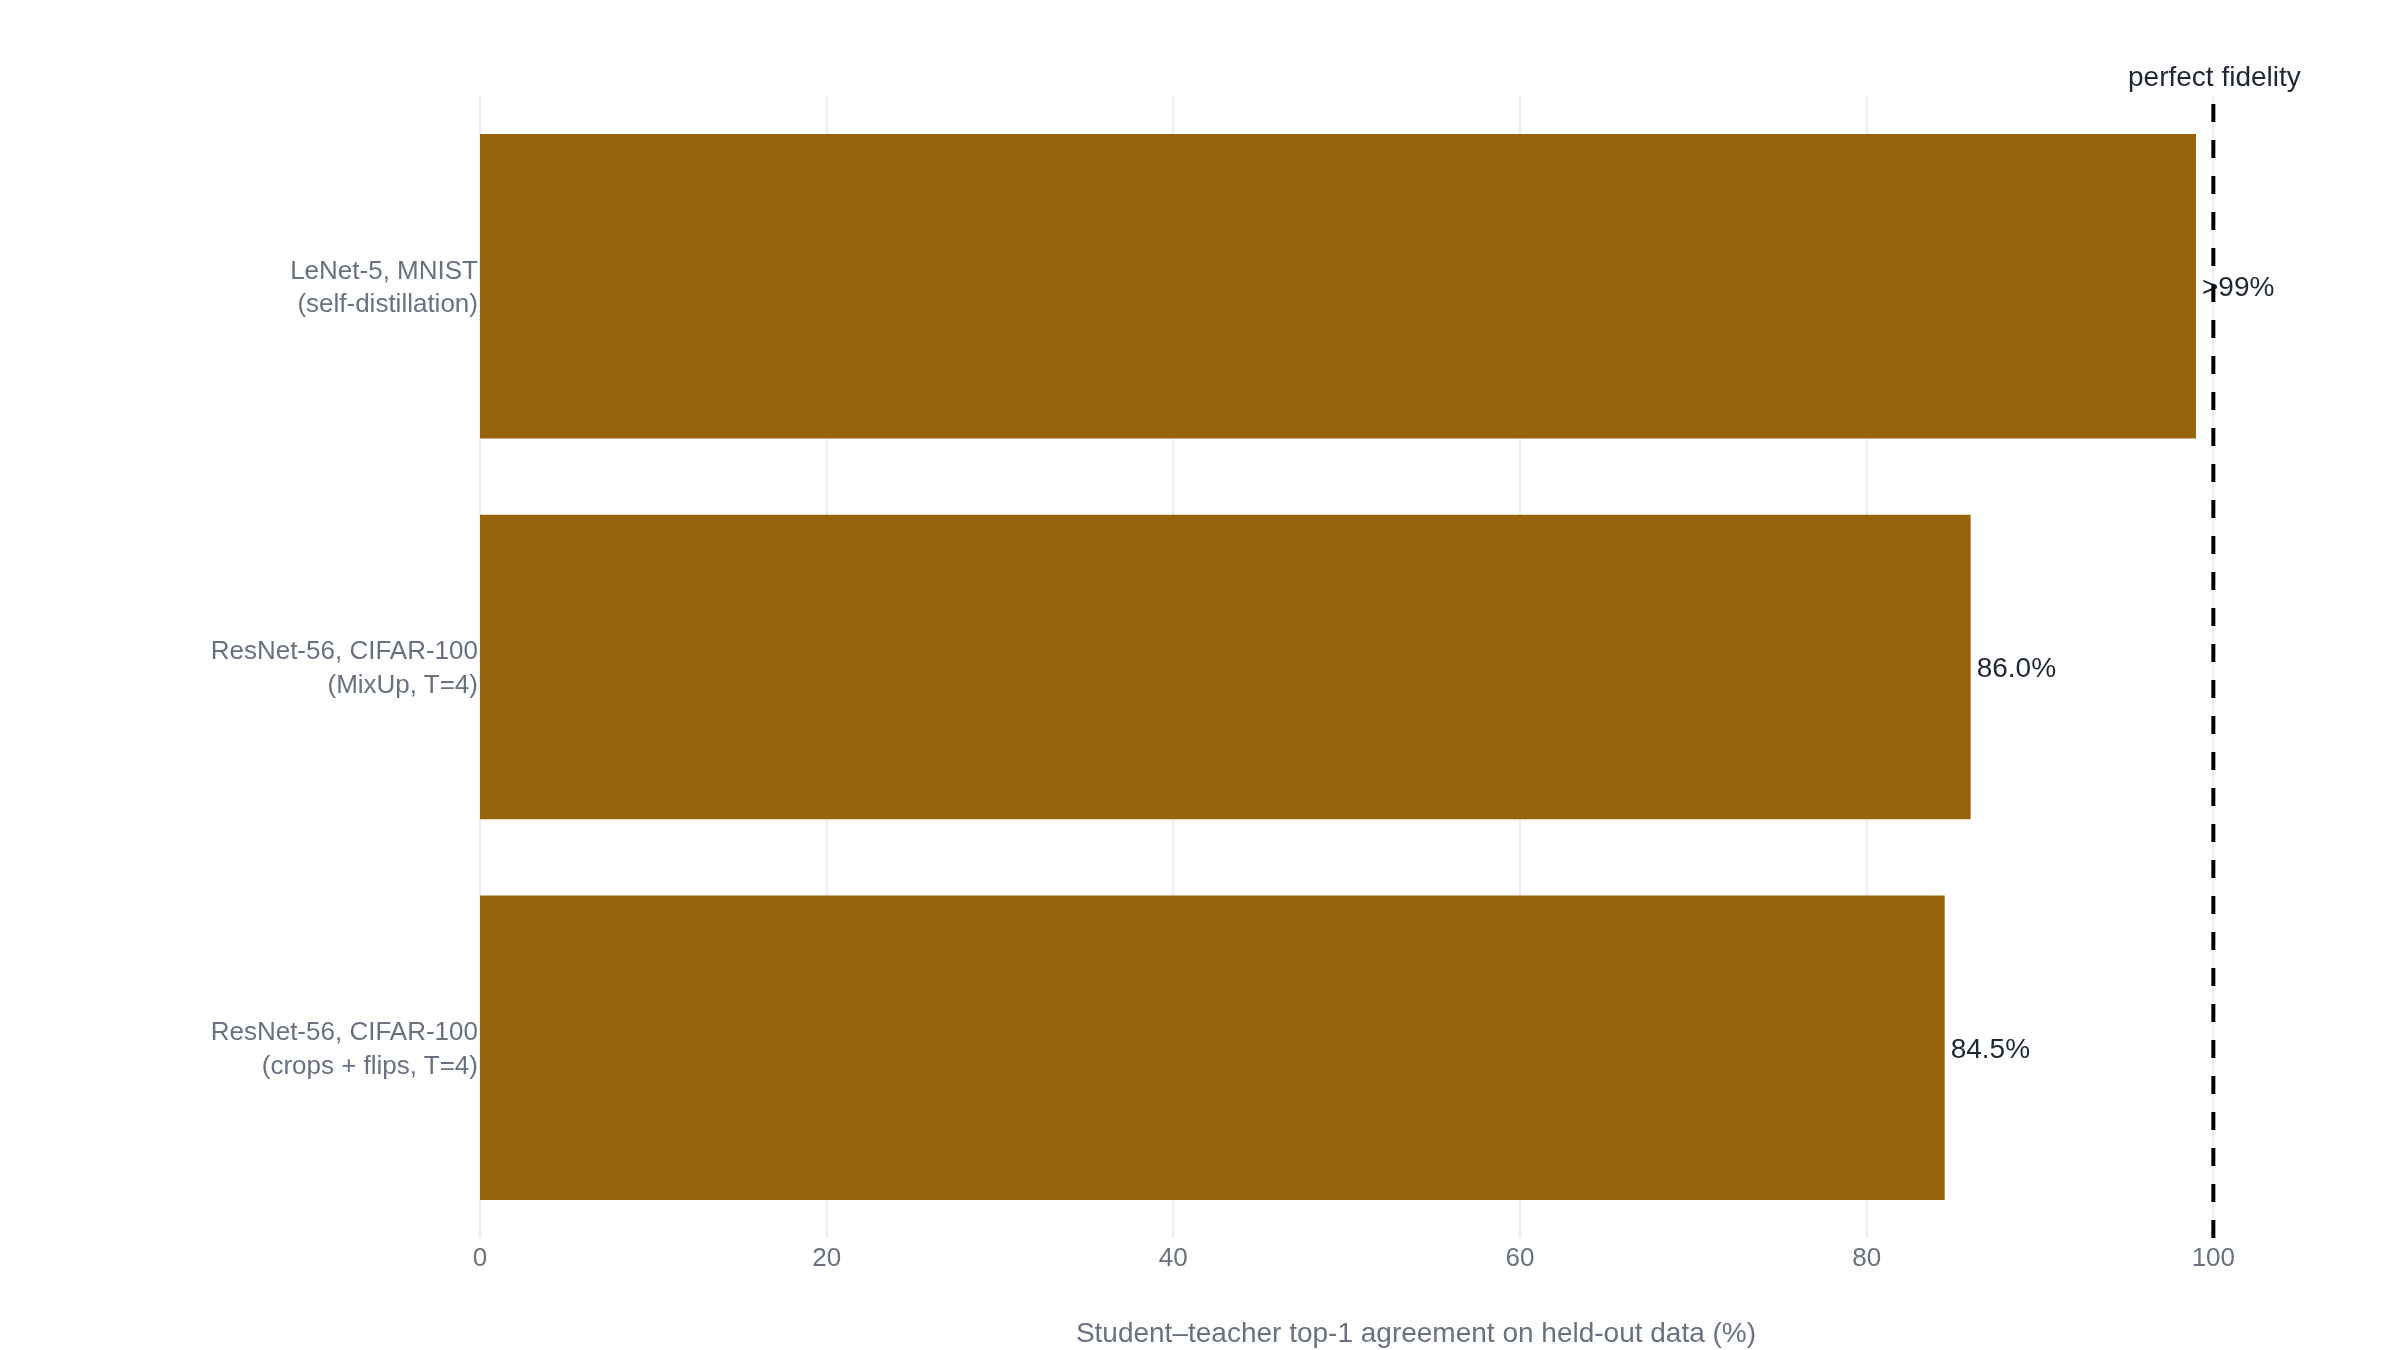

Recreate this plot in Python.
"""Student-teacher top-1 agreement across distillation settings.

Data read firsthand from Stanton et al., "Does Knowledge Distillation Really
Work?" (NeurIPS 2021, arXiv:2106.05945):
  - LeNet-5 self-distillation on MNIST reaches "over 99%" test agreement
    (Fig. 2, section 4.1, p. 4). Plotted as 99.0.
  - ResNet-56 ensemble distilled into a ResNet-56 on CIFAR-100, best fidelity
    policy MixUp at temperature 4: 86.0% test agreement (Fig. 3, section 5.1,
    p. 7).
  - Same setting, Baseline crops+flips at temperature 4: 84.5% test agreement
    (Fig. 3, section 5.1, p. 7).
Reference line at 100 marks perfect fidelity (student matches teacher exactly).
"""

import plotly.graph_objects as go

settings = [
    "ResNet-56, CIFAR-100<br>(crops + flips, T=4)",
    "ResNet-56, CIFAR-100<br>(MixUp, T=4)",
    "LeNet-5, MNIST<br>(self-distillation)",
]
agreement = [84.5, 86.0, 99.0]
labels = ["84.5%", "86.0%", ">99%"]

fig = go.Figure()
fig.add_trace(
    go.Bar(
        x=agreement,
        y=settings,
        orientation="h",
        text=labels,
        textposition="outside",
        cliponaxis=False,
        showlegend=False,
    )
)
fig.add_vline(
    x=100,
    line_dash="dash",
    annotation_text="perfect fidelity",
    annotation_position="top",
)
fig.update_xaxes(
    title_text="Student–teacher top-1 agreement on held-out data (%)",
    range=[0, 108],
)
fig.update_yaxes(title_text="", automargin=True)
fig.update_layout(margin=dict(l=240))
